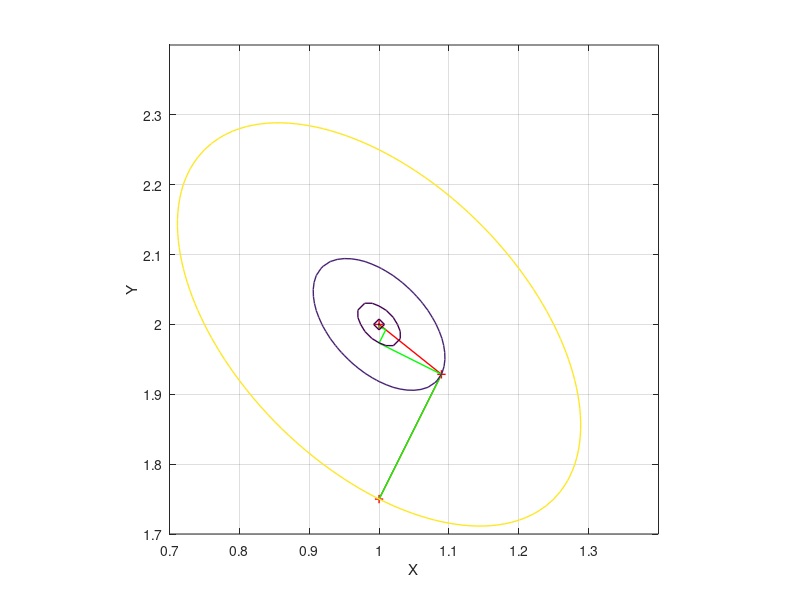

Recreate this plot in MATLAB.
clear all
clf, close all
clc
ex=1
if ex==1,
    A = [2 1; 1 2];
    b = [4 5]';
    x0 = [1 1.75]';
    xmin=0.7;xmax=1.4;dx=0.01;  ymin=1.7;ymax=2.4;dy=0.01;
else ex==2,
    A = [3 2; 2 6];
    b = [2 -8]';
    x0=[-2 -2]';
    xmin=-4;xmax=6;dx=0.01;  ymin=-6;ymax=4;dy=0.01;
end
i = 1;
xsd(:,1) = x0;
residual = 1;
while (residual > 0.00001)
    r = b - A*(xsd(:,i));
    i = i+1;
    xsd(:,i) = xsd(:,i-1)+ (r'*r)*r/(r'*A*r);
    residual = r'*r;
end
i = 1;
xcg(:,1) = x0;
v = b-(A*xcg(:,1));
r = v;
residual = 1;
while (residual > 0.00001)
    alpha = (v'*r) / (v'*A*v);
    i = i+1;
    xcg(:,i) = xcg(:,i-1) + alpha *v;
    r = r - alpha * A*  v;
    beta = -(v'*A*r)/(v'*A*v);
    v = r + beta * v;
    residual = r'*r;
end
%f = @(x,y) [x; y]' * A * [ x; y]) - b'.*[x; y] ;
f = @(x,y) ((x.^2)*A(1,1)+(y.^2)*A(2,2)+(x.*y)*(A(1,2)+A(2,1)))./2-(b(1).*x)-(b(2).*y);

plot(xcg(1,:),xcg(2,:),'-r+','LineWidth',1)
hold on
plot(xsd(1,:),xsd(2,:),'-g','LineWidth',1)

[X Y] = meshgrid([xmin:dx:xmax],[ymin:dy:ymax]);
contour(X,Y,f(X,Y),f(xsd(1,:),xsd(2,:)),'LineWidth',1)
% contour(X,Y,f(X,Y),f(xsd(1,:),xsd(2,:)))
xlim([xmin,xmax])
ylim([ymin,ymax])
xlabel('X')
ylabel('Y')
grid on;
axis equal
